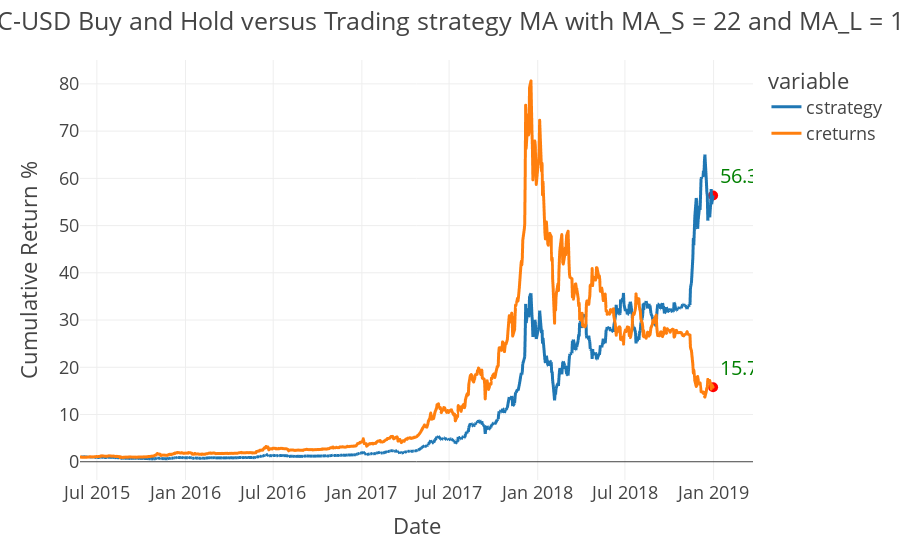

Notebook cell for this chart:
### Code cell
tester.plot_results()

### Figure 1 — Plotly figure (JSON) as saved in the notebook; plotly's stock layout.template omitted (floating-point values rounded to 4 significant figures; data arrays with more than 128 entries replaced by an {"elided": "..."} marker saying what was removed)
{"data": [{"hovertemplate": "variable=cstrategy<br>Date=%{x}<br>value=%{y}<extra></extra>", "legendgroup": "cstrategy", "line": {"color": "#1F77B4", "dash": "solid"}, "marker": {"symbol": "circle"}, "mode": "lines", "name": "cstrategy", "showlegend": true, "type": "scattergl", "x": {"elided": "907 str values"}, "xaxis": "x", "y": {"elided": "907 float values"}, "yaxis": "y"}, {"hovertemplate": "variable=creturns<br>Date=%{x}<br>value=%{y}<extra></extra>", "legendgroup": "creturns", "line": {"color": "#FF7F0E", "dash": "solid"}, "marker": {"symbol": "circle"}, "mode": "lines", "name": "creturns", "showlegend": true, "type": "scattergl", "x": {"elided": "907 str values"}, "xaxis": "x", "y": {"elided": "907 float values"}, "yaxis": "y"}, {"marker": {"color": "red", "size": 10}, "mode": "markers+text", "showlegend": false, "text": ["15.784259526318333"], "textfont": {"color": "green", "size": 20}, "textposition": "top right", "type": "scatter", "x": ["2018-12-31T00:00:00"], "y": [15.78]}, {"marker": {"color": "red", "size": 10}, "mode": "markers+text", "showlegend": false, "text": ["56.38264880552661"], "textfont": {"color": "green", "size": 20}, "textposition": "top right", "type": "scatter", "x": ["2018-12-31T00:00:00"], "y": [56.38]}], "layout": {"legend": {"title": {"text": "variable"}, "tracegroupgap": 0}, "margin": {"t": 60}, "title": {"text": "BTC-USD Buy and Hold versus Trading strategy MA with MA_S = 22 and MA_L = 100"}, "xaxis": {"anchor": "y", "domain": [0, 1], "title": {"text": "Date"}}, "yaxis": {"anchor": "x", "domain": [0, 1], "title": {"text": "Cumulative Return %"}}}}
